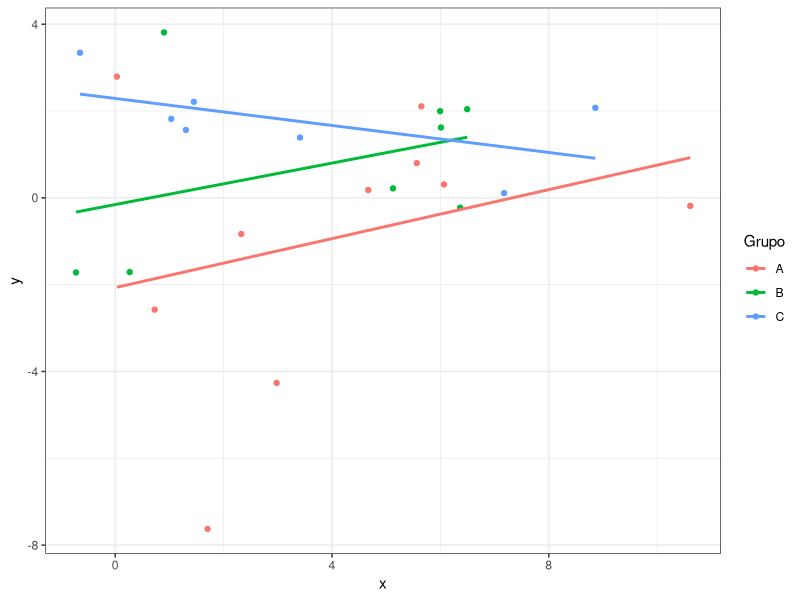

Generate this figure with R:
## ---- chunk 1
knitr::opts_chunk$set(
  collapse = TRUE,
  comment = "#>"
)
## ---- chunk 2
library(tidyverse)
library(ggplot2)
## ---- chunk 3
ra <- 256773
set.seed(ra)
b0 <- runif(1, -2, 2)
b1 <- runif(1, -2, 2)
bB <- 2
bC <- 3
n <- 25
x <- rpois(n, lambda = 4) + runif(n, -3, 3)
grupo <- sample(LETTERS[1:3], size = n, replace = TRUE)
y <- rnorm(n, mean = b0 + b1*x + bB*(grupo=="B") + bC*(grupo=="C"), sd = 2)
df <- data.frame(x = x, grupo = grupo, y = y,momento_registro = lubridate::now())
df %>%
    ggplot(aes(x=x, y=y, col=grupo))+
    geom_point()+
    geom_smooth(method = "lm", se=F)+
    labs(col = "Grupo")+
    theme_bw()
